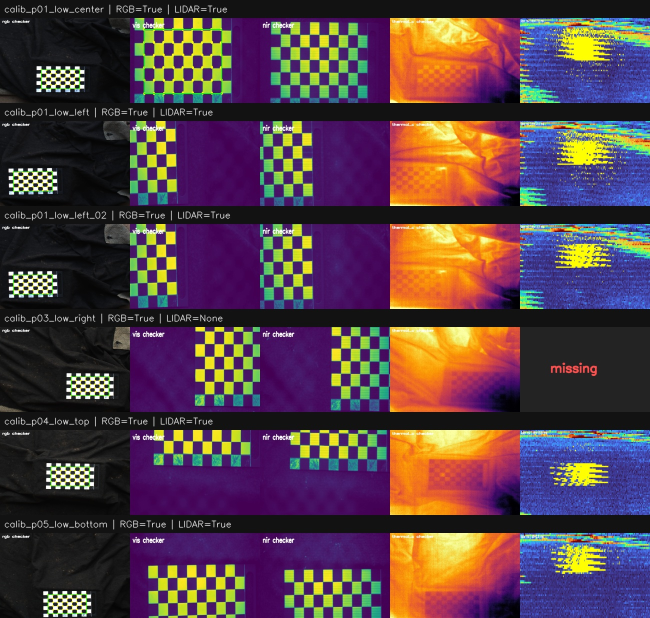
#> input picture runs_summaries/calibration_20260623_checker_lidar_scan/detection_review_page_01.jpg, 1300 x 1236 px (shown at 1/2 size)
$ python -i refine_20260623_thermal_guided_panel.py   (imports and definitions only)   (older library calls are emulated)
#> lines starting #> are read from the running program, lines starting #| are printed output that depends on the picture
### src/calibration/thermal_checker.py
"""Thermal checkerboard helpers for color-mapped thermal previews.

The thermal preview images in this project are saved with a visible colormap
applied. Converting those images directly to grayscale loses the scalar thermal
ordering. This module first inverts the colormap approximately and then runs
checkerboard detection on several contrast-normalized variants.
"""

from __future__ import annotations

from typing import Any

import cv2
import numpy as np


def _cv2_lut(cid: int) -> np.ndarray:
    ramp = np.arange(256, dtype=np.uint8).reshape(-1, 1)
    return cv2.applyColorMap(ramp, cid)[:, 0, ::-1].astype(np.float32)


CMAPS = {
    "inferno": _cv2_lut(cv2.COLORMAP_INFERNO),
    "magma": _cv2_lut(cv2.COLORMAP_MAGMA),
    "plasma": _cv2_lut(cv2.COLORMAP_PLASMA),
    "viridis": _cv2_lut(cv2.COLORMAP_VIRIDIS),
    "turbo": _cv2_lut(cv2.COLORMAP_TURBO),
    "jet": _cv2_lut(cv2.COLORMAP_JET),
    "hot": _cv2_lut(cv2.COLORMAP_HOT),
}


def detect_colormap(rgb: np.ndarray, step: int = 6) -> tuple[str, float]:
    """Return the OpenCV colormap name that best explains an RGB image."""
    sub = rgb[::step, ::step].reshape(-1, 3).astype(np.float32)
    best_name = "inferno"
    best_err = float("inf")
    for name, lut in CMAPS.items():
        lut2 = (lut**2).sum(1)
        d = (sub**2).sum(1, keepdims=True) - 2 * sub @ lut.T + lut2[None, :]
        err = np.sqrt(np.clip(d.min(1), 0, None)).mean()
        if err < best_err:
            best_name = name
            best_err = float(err)
    return best_name, best_err


def recover_scalar(rgb: np.ndarray, cmap: str = "auto", n: int = 512) -> tuple[np.ndarray, dict[str, Any]]:
    """Approximate the original thermal scalar in [0, 1] from RGB colormap data."""
    if cmap == "auto":
        cmap, residual = detect_colormap(rgb)
    else:
        residual = float("nan")
    if cmap not in CMAPS:
        raise ValueError(f"unsupported colormap: {cmap}")

    base = CMAPS[cmap]
    xs = np.linspace(0, 255, n)
    lut = np.stack([np.interp(xs, np.arange(256), base[:, c]) for c in range(3)], 1).astype(np.float32)

    h, w, _ = rgb.shape
    pix = rgb.reshape(-1, 3).astype(np.float32)
    out = np.empty(pix.shape[0], np.float32)
    lut2 = (lut**2).sum(1)
    chunk = 300_000
    for start in range(0, pix.shape[0], chunk):
        p = pix[start : start + chunk]
        d = (p**2).sum(1, keepdims=True) - 2 * p @ lut.T + lut2[None, :]
        out[start : start + chunk] = np.argmin(d, 1) / float(n - 1)
    return out.reshape(h, w), {"cmap": cmap, "residual": residual}


def to_u8(src: np.ndarray, lo_pct: float = 1, hi_pct: float = 99) -> np.ndarray:
    arr = src.astype(np.float32)
    finite = np.isfinite(arr)
    if not finite.any():
        return np.zeros(arr.shape, dtype=np.uint8)
    lo, hi = np.percentile(arr[finite], (lo_pct, hi_pct))
    if hi <= lo:
        hi = lo + 1.0
    return np.clip((arr - lo) / (hi - lo) * 255.0, 0, 255).astype(np.uint8)


def flat_field(scalar: np.ndarray, sigma_frac: float = 0.12) -> np.ndarray:
    h, w = scalar.shape
    sigma = max(3, int(sigma_frac * max(h, w)))
    bg = cv2.GaussianBlur(scalar.astype(np.float32), (0, 0), sigma)
    out = scalar.astype(np.float32) - bg
    return (out - out.min()) / (out.max() - out.min() + 1e-6)


def clahe(u8: np.ndarray, clip: float = 2.0, grid: int = 8) -> np.ndarray:
    return cv2.createCLAHE(clipLimit=clip, tileGridSize=(grid, grid)).apply(u8)


def unsharp(u8: np.ndarray, sigma: float = 2.0, amount: float = 1.5) -> np.ndarray:
    blur = cv2.GaussianBlur(u8, (0, 0), sigma)
    return cv2.addWeighted(u8, 1 + amount, blur, -amount, 0)


def preprocess_variants(scalar: np.ndarray) -> list[tuple[str, np.ndarray]]:
    """Return normalized thermal scalar variants ordered by expected usefulness."""
    ff = flat_field(scalar)
    raw8 = to_u8(scalar)
    ff8 = to_u8(ff)
    bil = cv2.bilateralFilter(ff8, 7, 40, 7)
    variants = [
        ("scalar_flatfield_clahe", clahe(ff8, 2.0, 8)),
        ("scalar_flatfield_clahe_fine", clahe(ff8, 3.0, 4)),
        ("scalar_flatfield_bilateral_clahe", clahe(bil, 2.0, 8)),
        ("scalar_flatfield_unsharp", unsharp(ff8)),
        ("scalar_raw_clahe", clahe(raw8, 2.0, 8)),
        ("scalar_flatfield", ff8),
        ("scalar_raw_stretch", raw8),
    ]
    return variants


SB_FLAGS = cv2.CALIB_CB_NORMALIZE_IMAGE | cv2.CALIB_CB_EXHAUSTIVE | cv2.CALIB_CB_ACCURACY


# [7 lines left out: function _rotate, not called in this run]


def _invert_affine(mat: np.ndarray) -> np.ndarray:
    aff = np.vstack([mat, [0, 0, 1]])
    return np.linalg.inv(aff)[:2].astype(np.float32)


# [62 lines left out: functions detect_sb, detect_classic, detect_board, not called in this run]

### src/calibration/refine_20260623_thermal_guided_panel.py
#!/usr/bin/env python3
"""Guided thermal panel/checker detection for the 20260623 calibration session.

This pass deliberately searches only near the expected target location. The
guide comes from RGB/VIS panel boxes projected into thermal coordinates through
the current RGB/VIS/Thermal homographies.
"""

from __future__ import annotations

import argparse
import csv
import json
import math
from pathlib import Path
from typing import Any

import cv2
import numpy as np

from thermal_checker import detect_sb as detect_thermal_sb
from thermal_checker import preprocess_variants as thermal_preprocess_variants
from thermal_checker import recover_scalar as recover_thermal_scalar


DEFAULT_REFINED = Path(
    "runs/calibration_20260623_refined_multisensor_detection/"
    "refined_multisensor_detection_summary.json"
)
DEFAULT_HOMOGRAPHIES = Path("data/calibration/new_session/20260623/homographies_20260623_to_vis.json")
DEFAULT_PREVIEW_ROOT = Path("runs/calibration_20260623_full_review/per_bag")
DEFAULT_OUT = Path("runs/calibration_20260623_thermal_guided_panel")
THERMAL_SIZE = (640, 512)  # width, height


def load_json(path: Path) -> dict[str, Any]:
    with path.open("r", encoding="utf-8") as f:
        return json.load(f)


# [58 lines left out: functions load_homographies, project_box, union_boxes, expand_box, not called in this run]


def normalize_u8(src: np.ndarray, lo_pct: float = 2, hi_pct: float = 98) -> np.ndarray:
    arr = src.astype(np.float32)
    finite = np.isfinite(arr)
    if not finite.any():
        return np.zeros(arr.shape, dtype=np.uint8)
    lo, hi = np.percentile(arr[finite], [lo_pct, hi_pct])
    if hi <= lo:
        hi = lo + 1.0
    return np.clip((arr - lo) * 255.0 / (hi - lo), 0, 255).astype(np.uint8)


def local_contrast(gray: np.ndarray, sigma: float = 9.0) -> np.ndarray:
    src = gray.astype(np.float32)
    blur = cv2.GaussianBlur(src, (0, 0), sigma)
    return normalize_u8(src - blur, 1, 99)


def signal_images(img_bgr: np.ndarray, scalar: np.ndarray | None = None) -> list[tuple[str, np.ndarray]]:
    hsv = cv2.cvtColor(img_bgr, cv2.COLOR_BGR2HSV)
    lab = cv2.cvtColor(img_bgr, cv2.COLOR_BGR2LAB)
    gray = cv2.cvtColor(img_bgr, cv2.COLOR_BGR2GRAY)
    _b, g, r = cv2.split(img_bgr)
    signals = [
        ("gray", gray),
        ("red", r),
        ("hsv_v", hsv[:, :, 2]),
        ("lab_l", lab[:, :, 0]),
        ("rg_diff", normalize_u8(r.astype(np.float32) - g.astype(np.float32), 1, 99)),
        ("local_gray", local_contrast(gray)),
    ]
    if scalar is not None:
        try:
            for name, sig in thermal_preprocess_variants(scalar):
                signals.append((name, sig))
        except Exception:
            pass
    else:
        try:
            scalar_auto, _info = recover_thermal_scalar(cv2.cvtColor(img_bgr, cv2.COLOR_BGR2RGB), cmap="auto")
            for name, sig in thermal_preprocess_variants(scalar_auto):
                signals.append((name, sig))
        except Exception:
            # The detector must still work on non-colormapped or malformed previews.
            pass
    return [(name, normalize_u8(sig, 1, 99)) for name, sig in signals]


# [493 lines left out: functions threshold_variants, clean_mask, box_iou, score_component, detect_panel, checker_variants and 8 more, not called in this run]


# [2 lines not run here, left out]

>>> import cv2
>>> picture = cv2.imread('../../runs_summaries/calibration_20260623_checker_lidar_scan/detection_review_page_01.jpg')
#> picture is the input picture: shape (1236, 1300, 3); mean B, G, R 70.6, 63.4, 87.1
>>> result = signal_images(picture)
#> in signal_images, `hsv = cv2.cvtColor(img_bgr, cv2.COLOR_BGR2HSV)`: hsv: shape (1236, 1300, 3); mean H, S, V 75.2, 129.2, 110
#> in signal_images, `lab = cv2.cvtColor(img_bgr, cv2.COLOR_BGR2LAB)`: lab: shape (1236, 1300, 3); mean of channels 0, 1, 2 77.2, 142.7, 126.5
#> in signal_images, `_b, g, r = cv2.split(img_bgr)`:
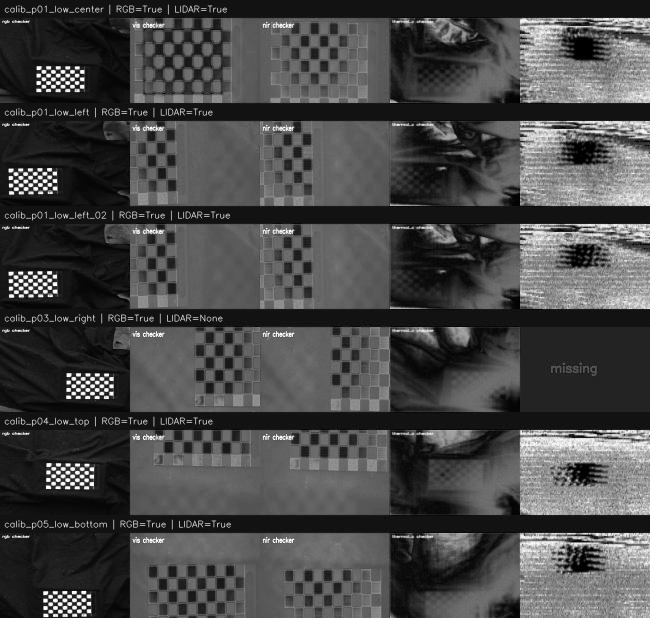
#> _b: shape (1236, 1300) (shown at 1/2 size); min 0, max 255, mean 70.6
#> in normalize_u8, `finite = np.isfinite(arr)`: finite: shape (1236, 1300) bool; every value is 1
#> in normalize_u8, `lo, hi = np.percentile(arr[finite], [lo_pct, hi_pct])`: lo = -118; hi = 138
#> call 2 of normalize_u8, with lo_pct = 1, hi_pct = 99
#> in normalize_u8 (call 2), `lo, hi = np.percentile(arr[finite], [lo_pct, hi_pct])`: lo = -74.63; hi = 115.1
#> in normalize_u8 (call 2), `return np.clip((arr - lo) * 255.0 / (hi - lo), 0, 255).astype(np.uint8)`:
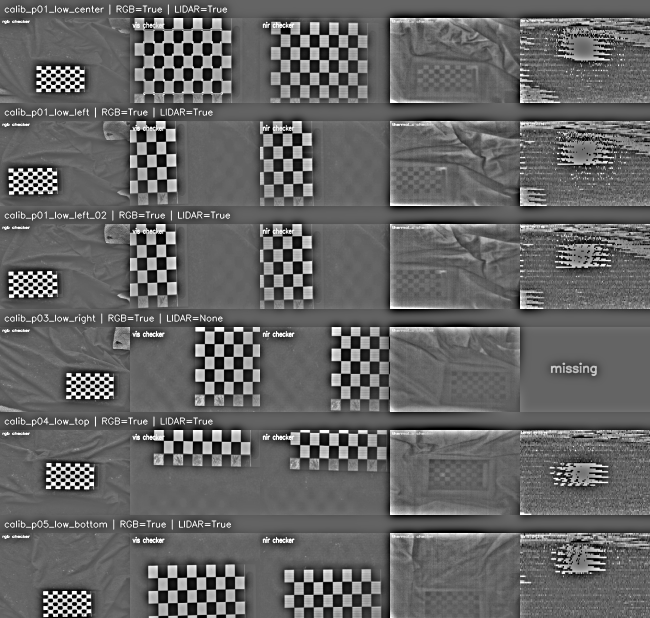
#> returned value: shape (1236, 1300) (shown at 1/2 size); min 0, max 255, mean 99.7
#> the loop in detect_colormap, `for name, lut in CMAPS.items():` made 7 passes
#> (err, best_err) on pass 1: (31.97, 31.97)
#> err on passes 2 to 7: 42.15, 84.17, 55.55, 39.63, 87.25, 75.06
#> after the loop in detect_colormap, `for name, lut in CMAPS.items():`: best_err = 31.97; best_name = 'inferno'
#> in recover_scalar, `cmap, residual = detect_colormap(rgb)`: residual = 31.97
#> in recover_scalar, `base = CMAPS[cmap]`: base = 256 rows, first 8: [0, 0, 4], [1, 0, 5], [1, 1, 6], [1, 1, 8], [2, 1, 10], [2, 2, 12], [2, 2, 14], [3, 2, 16]
#> in recover_scalar, `lut = np.stack([np.interp(xs, np.arange(256), base[:, c]) for c in ran..`: lut = 512 rows, first 8: [0, 0, 4], [0.499, 0, 4.5], [0.998, 0, 5], [1, 0.497, 5.5], [1, 0.996, 6], [1, 1, 6.99], [1, 1, 7.99], [1.49, 1, 8.99]
#> in recover_scalar, `lut2 = (lut**2).sum(1)`: lut2 = 512 values from 16 to 155425
#> in signal_images, `scalar_auto, _info = recover_thermal_scalar(cv2.cvtColor(img_bgr, cv2...`:
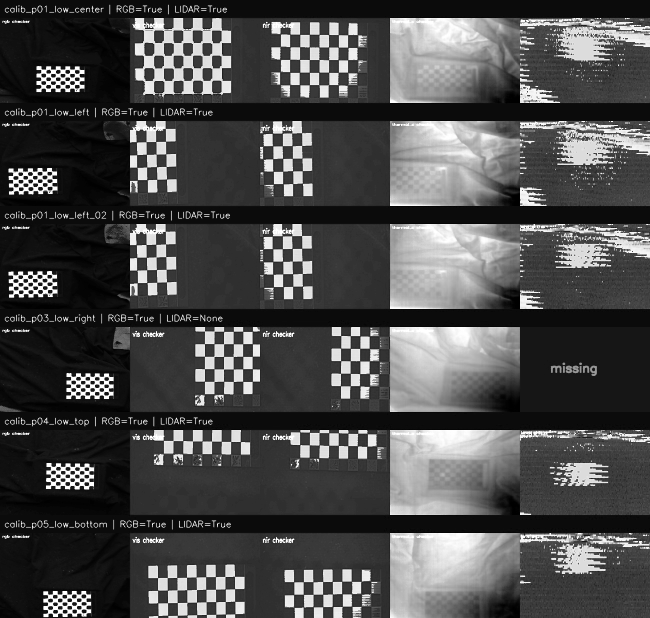
#> scalar_auto: shape (1236, 1300) float32 (shown at 1/2 size); min 0, max 1, mean 0.301
#> in flat_field, `h, w = scalar.shape`: h = 1236; w = 1300
#> in flat_field, `sigma = max(3, int(sigma_frac * max(h, w)))`: sigma = 156
#> in flat_field, `bg = cv2.GaussianBlur(scalar.astype(np.float32), (0, 0), sigma)`:
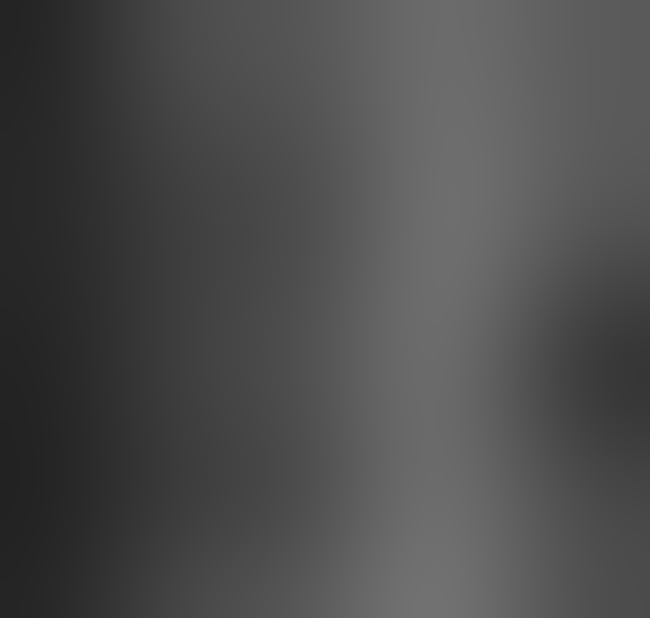
#> bg: shape (1236, 1300) float32 (shown at 1/2 size); min 0.136, max 0.446, mean 0.301
#> in flat_field, `out = scalar.astype(np.float32) - bg`:
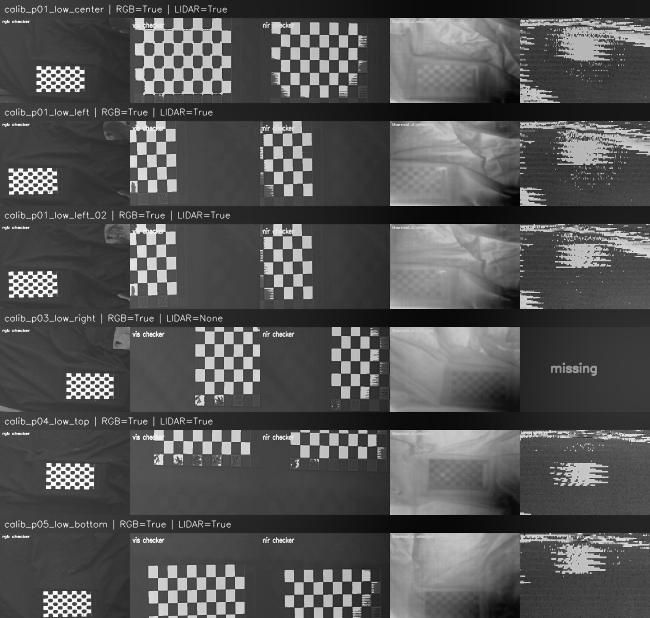
#> out: shape (1236, 1300) float32 (shown at 1/2 size); min -0.425, max 0.864, mean -0.00016; drawn with min black and max white
#> in to_u8, `lo, hi = np.percentile(arr[finite], (lo_pct, hi_pct))`: lo = 0.0157; hi = 1
#> the loop in signal_images, `for name, sig in thermal_preprocess_variants(scalar_auto):` made 7 passes
#> name on passes 1 to 7: 'scalar_flatfield_clahe', 'scalar_flatfield_clahe_fine', 'scalar_flatfield_bilateral_clahe', 'scalar_flatfield_unsharp', 'scalar_raw_clahe', 'scalar_flatfield', 'scalar_raw_stretch'
#> after the loop in signal_images, `for name, sig in thermal_preprocess_variants(scalar_auto):`: signals = 13 items
#> in normalize_u8 (call 10), `arr = src.astype(np.float32)`:
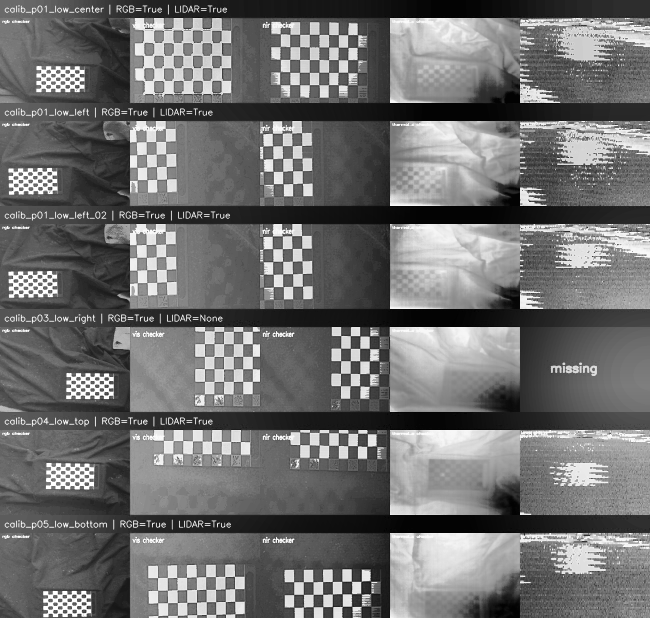
#> arr: shape (1236, 1300) float32 (shown at 1/2 size); min 2, max 255, mean 111.2
#> in normalize_u8 (call 10), `lo, hi = np.percentile(arr[finite], [lo_pct, hi_pct])`: lo = 3
#> in normalize_u8 (call 13), `arr = src.astype(np.float32)`:
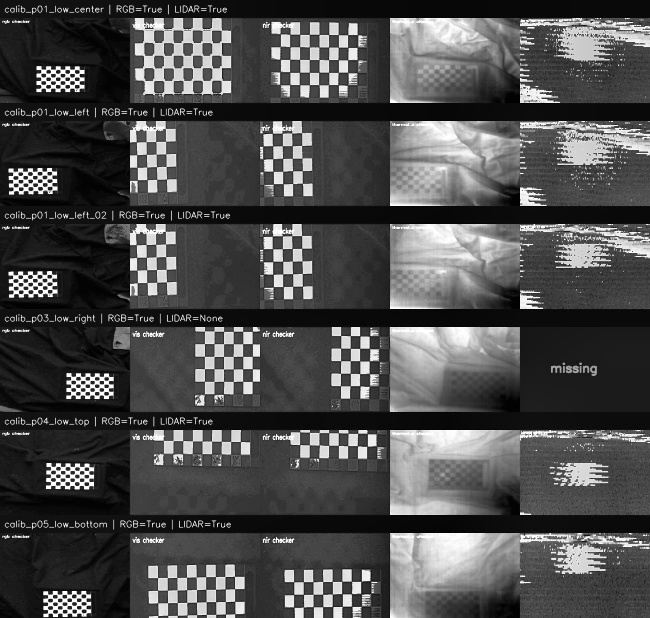
#> arr: shape (1236, 1300) float32 (shown at 1/2 size); min 1, max 255, mean 77.7
#> result = 13 items

$ run again, on runs_summaries/calibration_20260623_checker_lidar_scan/detection_review_page_03.jpg
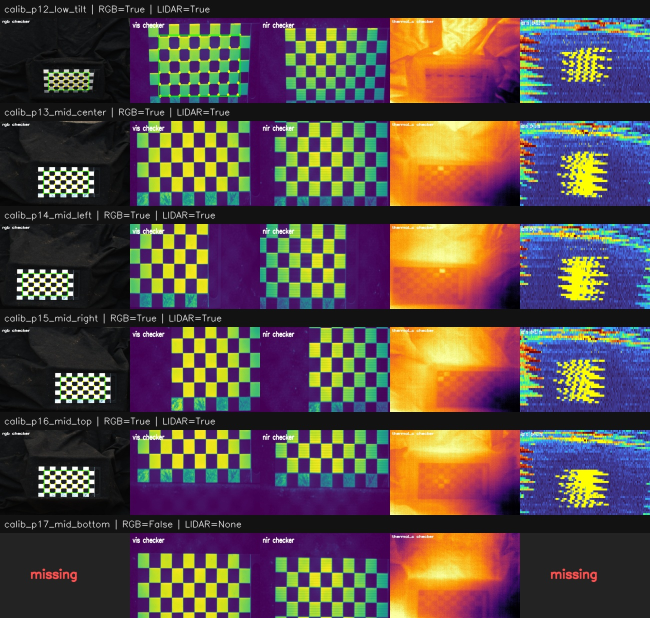
#> input picture runs_summaries/calibration_20260623_checker_lidar_scan/detection_review_page_03.jpg, 1300 x 1236 px (shown at 1/2 size)
#> picture is the input picture: shape (1236, 1300, 3); mean B, G, R 71, 73.5, 89.7
#> hsv: shape (1236, 1300, 3); mean H, S, V 71.3, 125.4, 114.6
#> lab: shape (1236, 1300, 3); mean of channels 0, 1, 2 84.7, 138.5, 130.1
#> finite: shape (1236, 1300) bool; every value is 1
#> in normalize_u8, `lo, hi = np.percentile(arr[finite], [lo_pct, hi_pct])`: lo = -129; hi = 138
#> in normalize_u8 (call 2), `lo, hi = np.percentile(arr[finite], [lo_pct, hi_pct])`: lo = -74.84; hi = 115.6
#> in normalize_u8 (call 2), `return np.clip((arr - lo) * 255.0 / (hi - lo), 0, 255).astype(np.uint8)`:
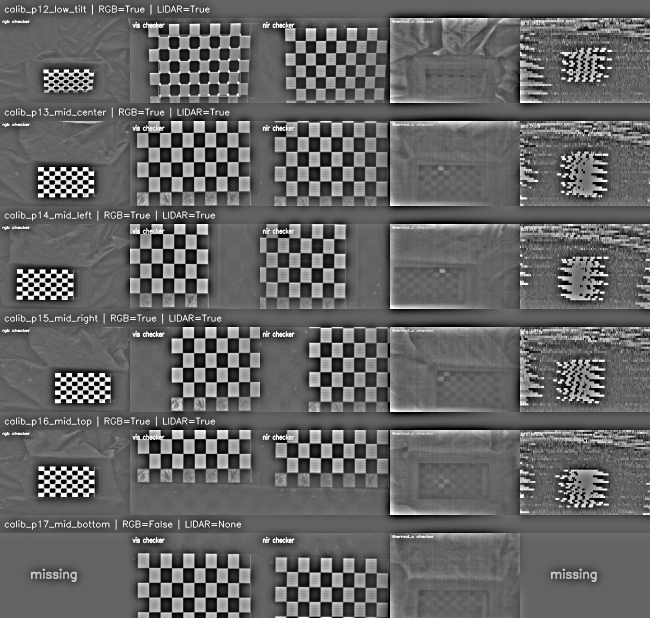
#> returned value: shape (1236, 1300) (shown at 1/2 size); min 0, max 255, mean 99.6
#> the loop in detect_colormap, `for name, lut in CMAPS.items():` made 7 passes
#> (err, best_err) on pass 1: (36.62, 36.62)
#> after the loop in detect_colormap, `for name, lut in CMAPS.items():`: best_err = 36.62; best_name = 'inferno'
#> residual = 36.62
#> base = 256 rows, first 8: [0, 0, 4], [1, 0, 5], [1, 1, 6], [1, 1, 8], [2, 1, 10], [2, 2, 12], [2, 2, 14], [3, 2, 16]
#> lut = 512 rows, first 8: [0, 0, 4], [0.499, 0, 4.5], [0.998, 0, 5], [1, 0.497, 5.5], [1, 0.996, 6], [1, 1, 6.99], [1, 1, 7.99], [1.49, 1, 8.99]
#> lut2 = 512 values from 16 to 155425
#> in flat_field, `h, w = scalar.shape`: h = 1236; w = 1300
#> sigma = 156
#> in to_u8, `lo, hi = np.percentile(arr[finite], (lo_pct, hi_pct))`: lo = 0.0176; hi = 1
#> the loop in signal_images, `for name, sig in thermal_preprocess_variants(scalar_auto):` made 7 passes
#> name on passes 1 to 7: 'scalar_flatfield_clahe', 'scalar_flatfield_clahe_fine', 'scalar_flatfield_bilateral_clahe', 'scalar_flatfield_unsharp', 'scalar_raw_clahe', 'scalar_flatfield', 'scalar_raw_stretch'
#> after the loop in signal_images, `for name, sig in thermal_preprocess_variants(scalar_auto):`: signals = 13 items
#> in normalize_u8 (call 13), `arr = src.astype(np.float32)`:
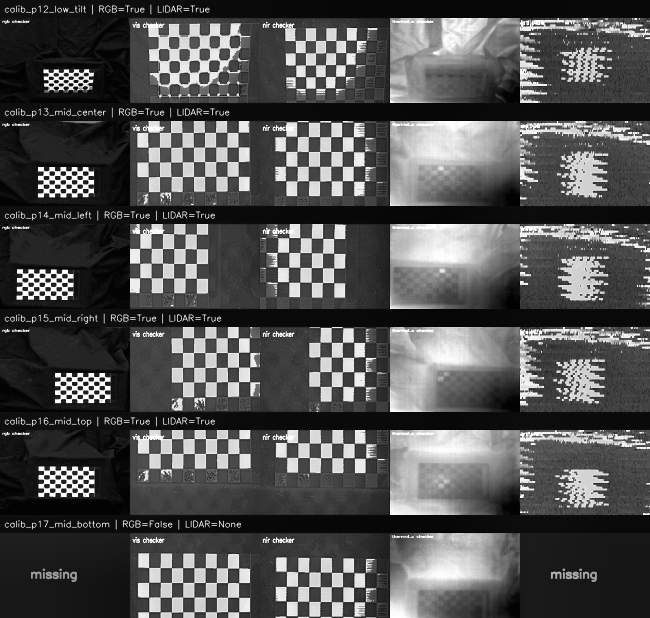
#> arr: shape (1236, 1300) float32 (shown at 1/2 size); min 1, max 255, mean 81.7
#> in normalize_u8 (call 13), `lo, hi = np.percentile(arr[finite], [lo_pct, hi_pct])`: lo = 3
#> result = 13 items
